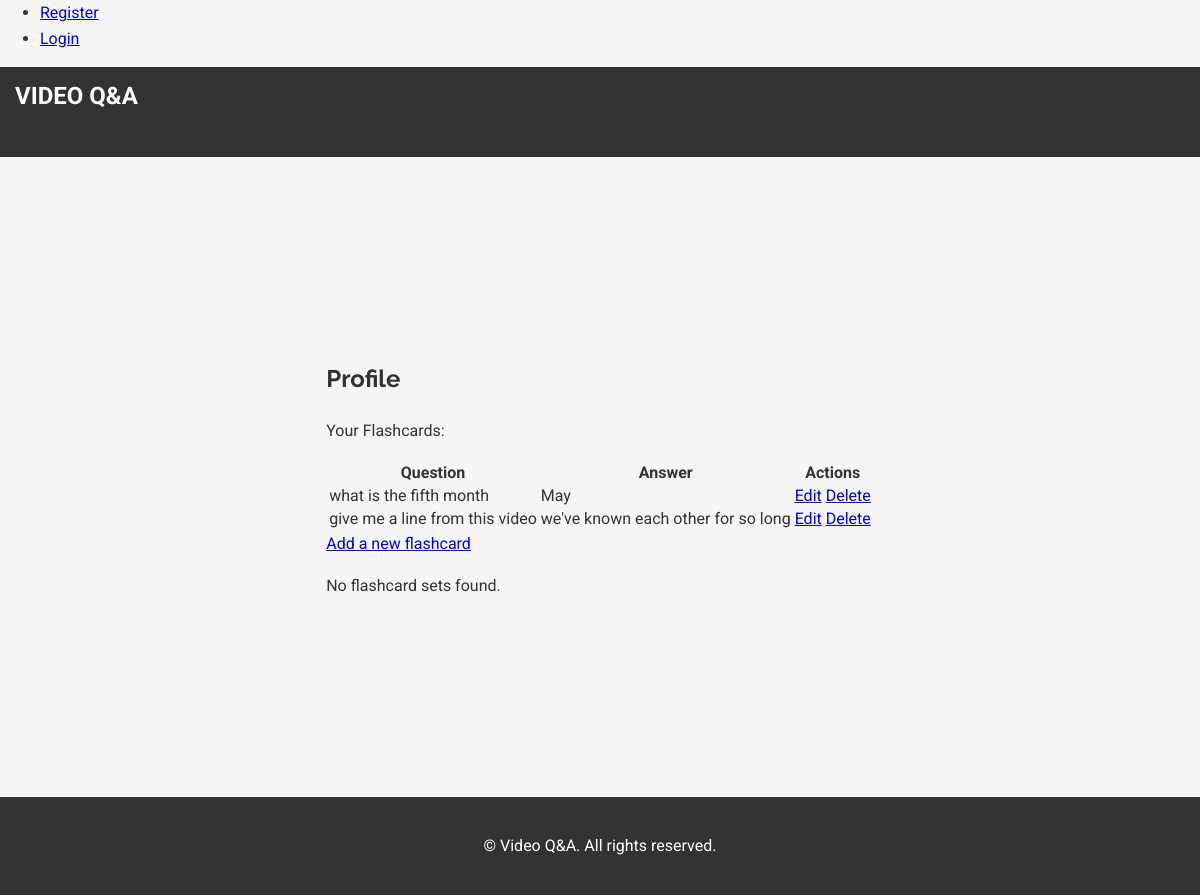
The app's page /profile (signed in), older data.
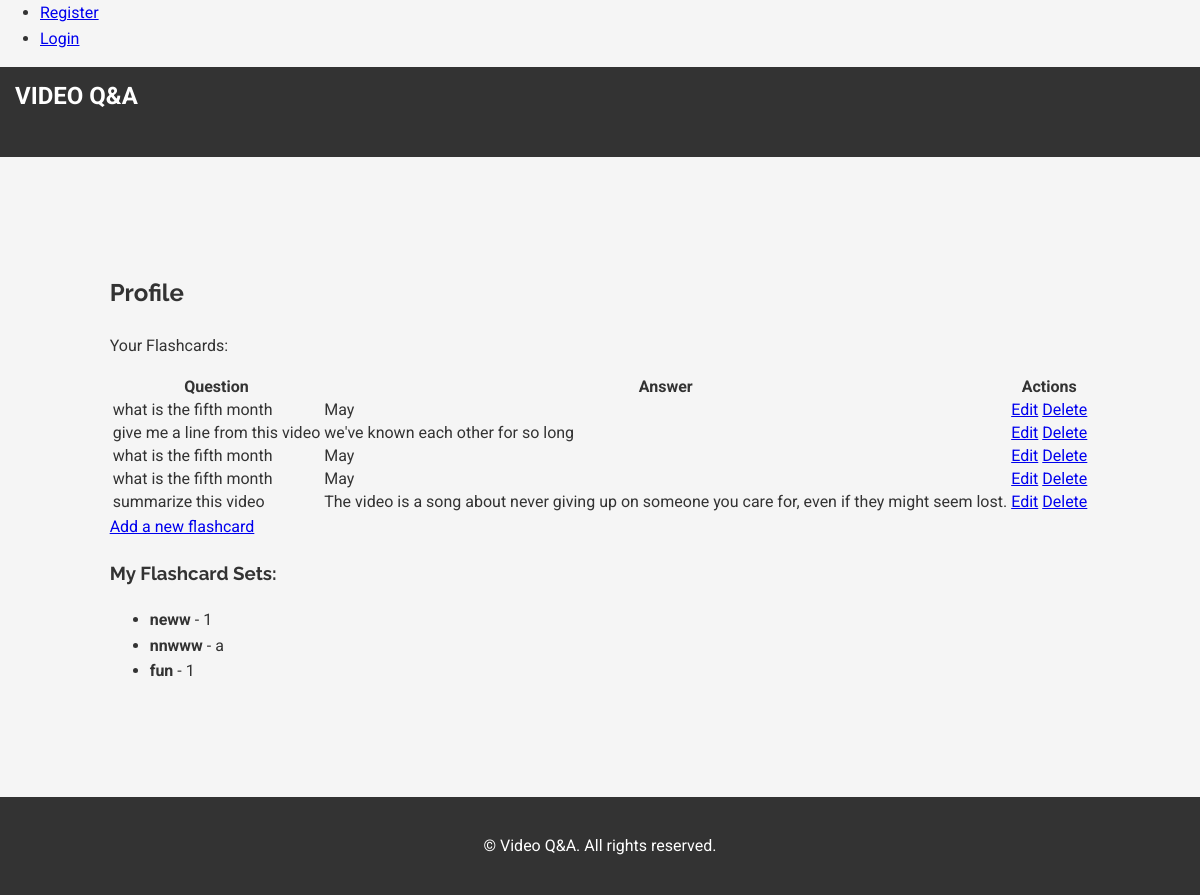
The same page, newer data.
### models.py (models this page shows, shortened)
class Flashcard(db.Model):
    id = db.Column(db.Integer, primary_key=True)
    question = db.Column(db.String(200), nullable=False)
    answer = db.Column(db.String(200), nullable=False)
    user_id = db.Column(db.Integer, db.ForeignKey('user.id'), nullable=False)
    flashcard_set_id = db.Column(db.Integer, db.ForeignKey('flashcard_set.id', name='fk_flashcard_set_id'), nullable=True)  # Added ForeignKey with name

class FlashcardSet(db.Model):
    id = db.Column(db.Integer, primary_key=True)
    title = db.Column(db.String(100), nullable=False)
    description = db.Column(db.String(200))
    user_id = db.Column(db.Integer, db.ForeignKey('user.id'), nullable=False)
    flashcards = db.relationship('Flashcard', backref='flashcard_set', lazy=True)  # Added relationship

### app.py (the view)
@app.route('/profile')
@login_required
def profile():
    flashcards = Flashcard.query.filter_by(user_id=current_user.id).all()
    flashcard_sets = FlashcardSet.query.filter_by(user_id=current_user.id).all()
    return render_template('profile.html', title='Profile', flashcards=flashcards,flashcard_sets=flashcard_sets)

### app.py (called while the page is built)
@login_manager.user_loader
def load_user(user_id):
    return User.query.get(int(user_id))

### Templates/profile.html
{% extends "index.html" %}
{% block content %}
  <h1>{{ title }}</h1>
  <p>Your Flashcards:</p>
  <table>
    <tr>
      <th>Question</th>
      <th>Answer</th>
      <th>Actions</th>
    </tr>
    {% for flashcard in flashcards %}
      <tr>
        <td>{{ flashcard.question }}</td>
        <td>{{ flashcard.answer }}</td>
        <td>
          <a href="{{ url_for('edit_flashcard', flashcard_id=flashcard.id) }}">Edit</a>
          <a href="{{ url_for('delete_flashcard', flashcard_id=flashcard.id) }}">Delete</a>
        </td>
      </tr>
    {% endfor %}
  </table>
  <a href="{{ url_for('my_flashcards') }}">Add a new flashcard</a>
  {% if flashcard_sets %}
    <h3>My Flashcard Sets:</h3>
    <ul>
        {% for flashcard_set in flashcard_sets %}
            <li>
                <strong>{{ flashcard_set.title }}</strong> - {{ flashcard_set.description }}
            </li>
        {% endfor %}
    </ul>
  {% else %}
    <p>No flashcard sets found.</p>
  {% endif %}
{% endblock %}

### Templates/index.html (shortened to what this page needs)
{% extends "base.html" %}

### Templates/base.html (shortened to what this page needs)
<html lang="en">
<head>
    <link rel="stylesheet" href="{{ url_for('static', filename='style.css') }}">
</head>
<body>
    <nav>
        <ul>
            {% if 'user_id' in session %}
            <li><a href="{{ url_for('logout') }}">Logout</a></li>
            <li class="nav-item">
              <a class="nav-link" href="{{ url_for('profile') }}">Profile</a>
            </li>
            {% else %}
            <li><a href="{{ url_for('register') }}">Register</a></li>
            <li><a href="{{ url_for('login') }}">Login</a></li>
            {% endif %}
        </ul>
    </nav>
    <header class="main-header">
        <div class="container">
            <a href="{{ url_for('index') }}">Video Q&A</a>
        </div>
    </header>
    <section class="content">
        <div class="container">
            {% block content %}{% endblock %}
        </div>
    </section>
    <footer class="main-footer">
        <div class="container">
            <p>&copy; {{ year }} Video Q&A. All rights reserved.</p>
        </div>
    </footer>
</body>
</html>

### static/style.css (style rules this page uses)
body { font-family: 'Roboto', sans-serif; line-height: 1.6; color: #333; margin: 0; padding: 0; background-color: #f5f5f5; }
h1, h2, h3, h4, h5, h6 { font-family: 'Raleway', sans-serif; }
.container { max-width: 1200px; margin: 0 auto; padding: 0 15px; }
.main-header { background-color: #333; height: 80px; padding-top: 10px; }
.main-header a { color: #fff; text-decoration: none; text-transform: uppercase; font-size: 24px; font-weight: bold; }
.main-footer { background-color: #333; color: #fff; text-align: center; padding: 20px 0; }
.content { display: flex; justify-content: center; align-items: center; min-height: calc(100vh - 160px); }

Row changes from the older to the newer data that the page shows:
added Flashcard: question "what is the fifth month", answer "May"
added Flashcard: question "what is the fifth month", answer "May"
added Flashcard: question "summarize this video", answer "The video is a song about never giving up on someone you care for, even if they might seem lost."
added FlashcardSet: title "neww", description "1"
added FlashcardSet: title "nnwww", description "a"
added FlashcardSet: title "fun", description "1"
Text that changed along with them:
text no longer shown: "No flashcard sets found."
text now shown: "My Flashcard Sets:"
